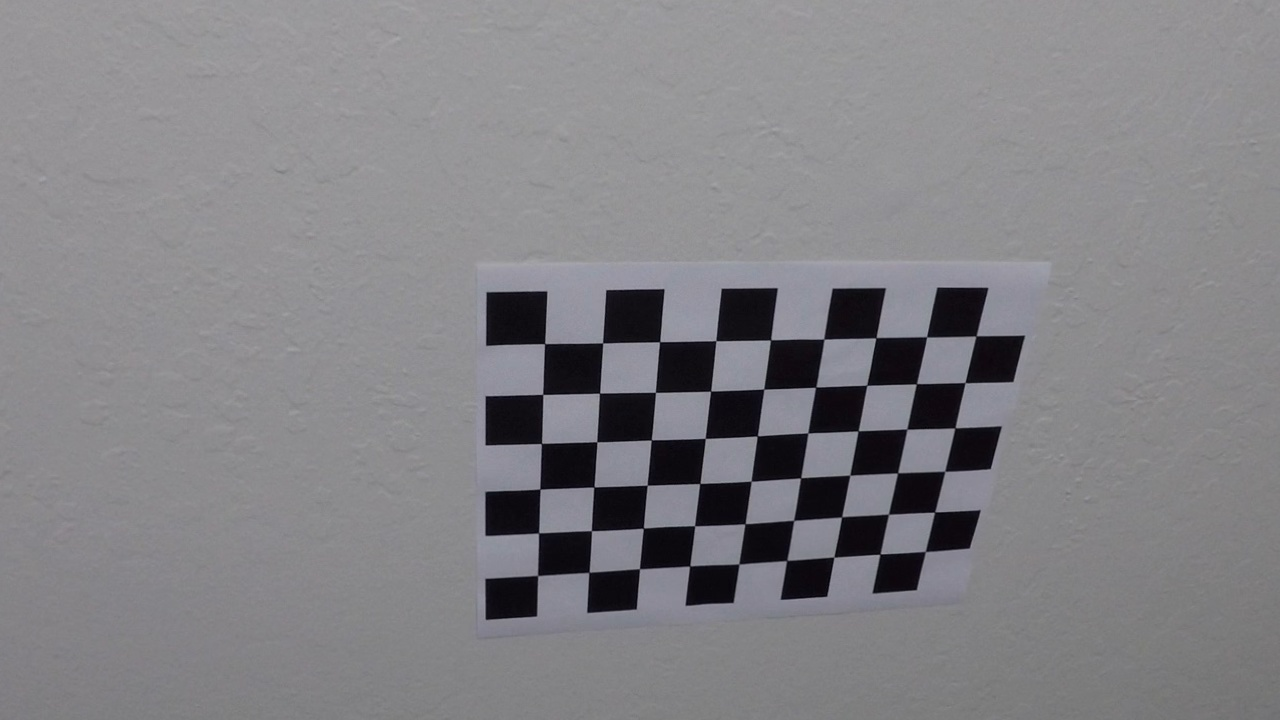
#> input picture camera_cal/calibration10_undist.jpg, 1280 x 720 px; its folder holds 4 pictures in this run
$ jupyter execute --allow-errors 'Advanced Lane Line Detection Project.ipynb'   (shell and % lines are left out)   (older library calls are emulated)
#> lines starting #> are read from the running program, lines starting #| are printed output that depends on the picture
# Advanced Lane Line Detection Project

This project is part of the Self Driving Car Engineer Nanodegree Programm of Udacity

[cell 1]
import numpy as np
import cv2
import matplotlib.pyplot as plt
import matplotlib.image as mpimg
import os
import pickle
from moviepy.editor import VideoFileClip
from IPython.display import HTML

[cell 2]
os.listdir("camera_cal/")

[cell 3]
cal_image_paths = ["camera_cal/"+file for file in os.listdir("camera_cal/") if file.endswith(".jpg")]
cal_images = [mpimg.imread(cal_image_path) for cal_image_path in cal_image_paths]
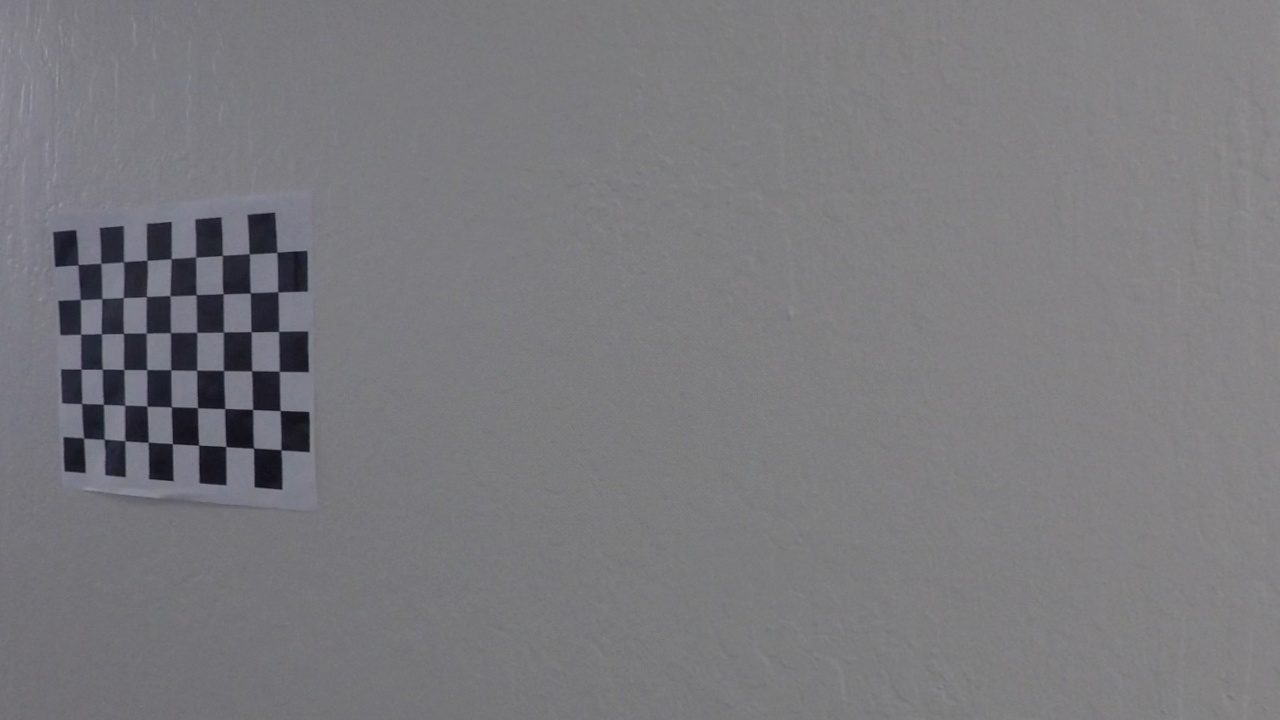
#> input picture camera_cal/calibration11_undist.jpg, 1280 x 720 px
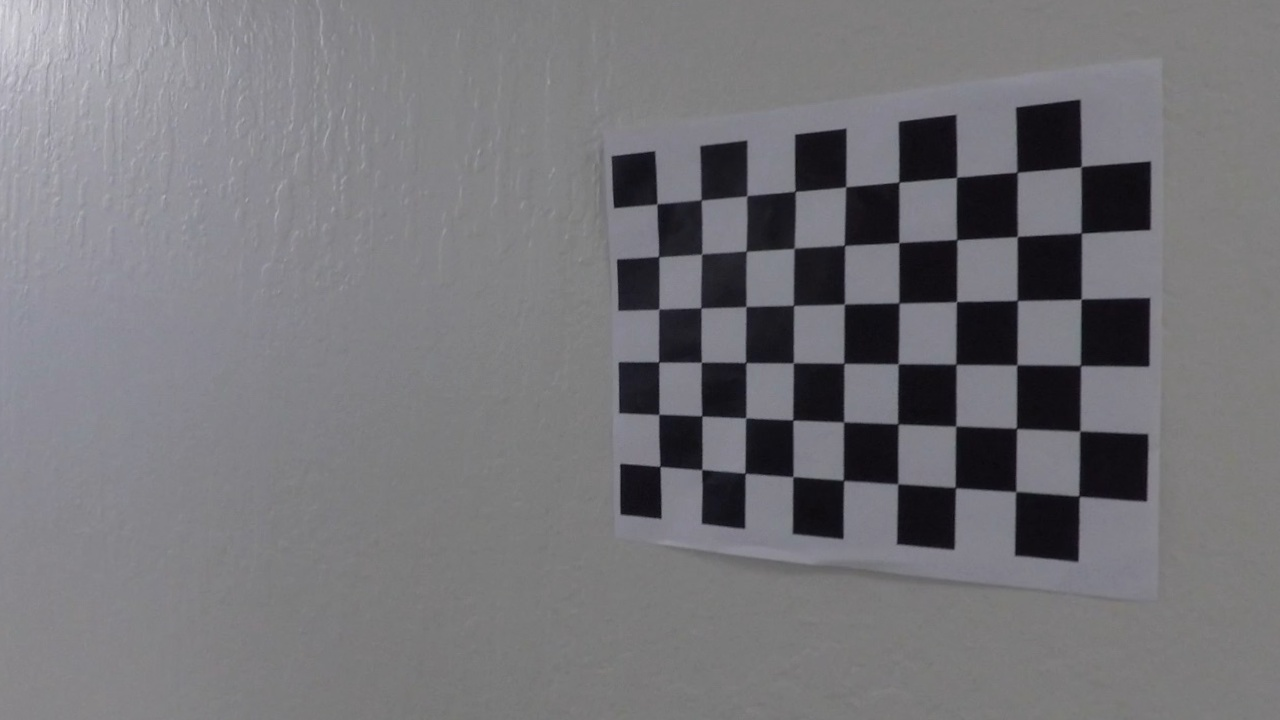
#> input picture camera_cal/calibration12_undist.jpg, 1280 x 720 px
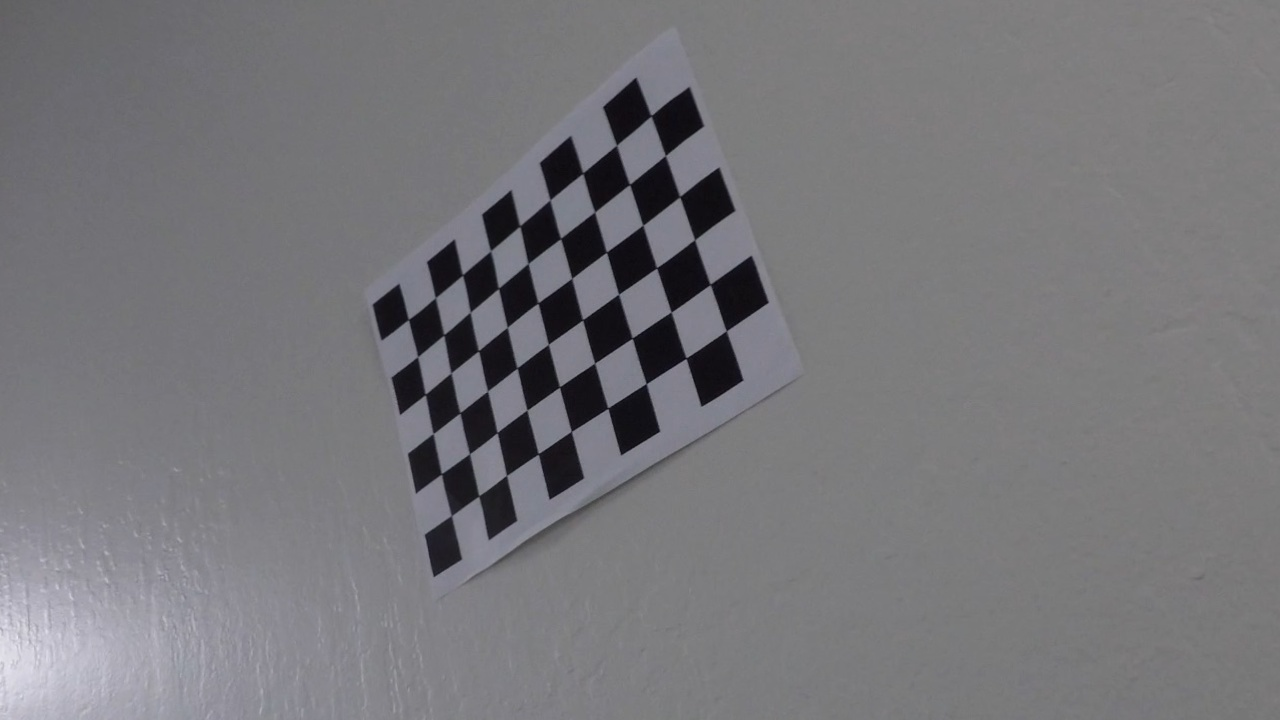
#> input picture camera_cal/calibration13_undist.jpg, 1280 x 720 px
#> cal_images = 4 items

[cell 4]
for cal_image in cal_images:
    print(cal_image.shape)
#> this loop made 4 passes
#| (720, 1280, 3)
#| (720, 1280, 3)
#| (720, 1280, 3)
#| (720, 1280, 3)

[cell 5]
plt.imshow(cal_images[0])
#> (this line was passed over: IPython is not available in this run)

[cell 6]
def grayscale_conversion(images):
    grays = []
    for image in images:
        grays.append(cv2.cvtColor(image, cv2.COLOR_RGB2GRAY))
    return grays

[cell 7]
def get_object_image_points(grays, nx, ny,):
    '''This function is used for camera calibration. The function prepares obect points
    which will be the (x, y, z) coordinates of the chessboard corners in the world.
    Assuming the chessboard is fixed on the (x, y) plane with z=0, the object points
    are the same for each calibration image. Thus, `objp` is just a replicated array of
    coordinates, and `objpoints` will be appended with a copy of it every time all chessboard corners
    are successfully detected in a test image.  `imgpoints` will be appended with the (x, y)
    pixel position of each of the corners in the image plane with each successful chessboard detection.
    This procedure is performed in `get_object_image_points` function, which takes a list of grayscale
    images and the number of x- and y- chessboard corners as inpout and returns the `objpoints` object and `
    imgpoints` image points.'''
    objpoints = []
    imgpoints = []

    objp = np.zeros((nx*ny, 3), np.float32)
    objp[:,:2] = np.mgrid[0:nx,0:ny].T.reshape(-1,2)

    for gray in grays:
        ret, corners = cv2.findChessboardCorners(gray, (nx, ny), None)

        # If found, draw corners
        if ret == True:
            # Draw and display the corners
            imgpoints.append(corners)
            objpoints.append(objp)
    return objpoints, imgpoints

[cell 8]
def create_calibration_coef(images, nx, ny):

    grays = grayscale_conversion(images)
    objpoints, imgpoints = get_object_image_points(images, nx, ny)
    ret, mtx, dist, rvecs, tvecs = cv2.calibrateCamera(objpoints, imgpoints, grays[0].shape[::-1], None, None)
    data = {
    'ret': ret,
    'mtx': mtx,
    'dist': dist,
    'rvecs': rvecs,
    'tvecs': tvecs
    }

    with open('camera_cal/calibration_data.p', 'wb') as f:
        # Pickle the 'data' dictionary using the highest protocol available.
        pickle.dump(data, f, pickle.HIGHEST_PROTOCOL)
    f.close()
    return ret, mtx, dist, rvecs, tvecs

[cell 9]
ret, mtx, dist, rvecs, tvecs = create_calibration_coef(cal_images, 9, 6)
#> the loop in grayscale_conversion, `for image in images:` made 4 passes
#> the loop in get_object_image_points, `for gray in grays:` made 4 passes
#> in create_calibration_coef, `ret, mtx, dist, rvecs, tvecs = cv2.calibrateCamera(objpoints, imgpoint..`: ret = 1.33; mtx = [[1140.1, 0, 753.5], [0, 1124.2, 370.2], [0, 0, 1]]; dist = [[-0.27, 0.509, -0.00749, 0.0239, -0.557]]; rvecs = ([0.493, -0.291, 0.0496], [0.0123, 0.324, -0.003], [0.0188, 0.59, 0.00694], [-0.325, 0.573, -0.434]); tvecs = ([-3.54, -0.446, 18.88], [-19.55, -2.93, 29.23], [-1.8, -3.17, 21.32], [-8.02, -1.17, 25.42])
#> ret = 1.33; dist = [[-0.27, 0.509, -0.00749, 0.0239, -0.557]]

[cell 10]
def undistor_images(images, path_names):
    '''This function takes a list of images and their file path and performs a undistotion
    on the images and stores them in the original location with the appendix "_undist"'''

    if os.path.exists('camera_cal/calibration_data.p'):
        with open('camera_cal/calibration_data.p', 'rb') as f:
            cal_data = pickle.load(f)
            f.close()
        mtx = cal_data["mtx"]
        dist = cal_data["dist"]
    else:
        ret, mtx, dist, rvecs, tvecs = create_calibration_coef(images, 9, 6)
    for img, path_name in zip(images, path_names):
        file_name = path_name.split(".")[0]
        file_type = path_name.split(".")[1]
        undist = cv2.undistort(img, mtx, dist, None, mtx)
        mpimg.imsave(file_name+"_undist."+file_type, undist)

[cell 11]
undistor_images(cal_images, cal_image_paths)
#> the loop in undistor_images, `for img, path_name in zip(images, path_names):` made 4 passes
#> (path_name, file_name) on passes 1 to 4: ('camera_cal/calibration10_undist.jpg', 'camera_cal/calibration10_undist'), ('camera_cal/calibration11_undist.jpg', 'camera_cal/calibration11_undist'), ('camera_cal/calibration12_undist.jpg', 'camera_cal/calibration12_undist'), ('camera_cal/calibration13_undist.jpg', 'camera_cal/calibration13_undist')
#> pass 2, in undistor_images, `undist = cv2.undistort(img, mtx, dist, None, mtx)`:
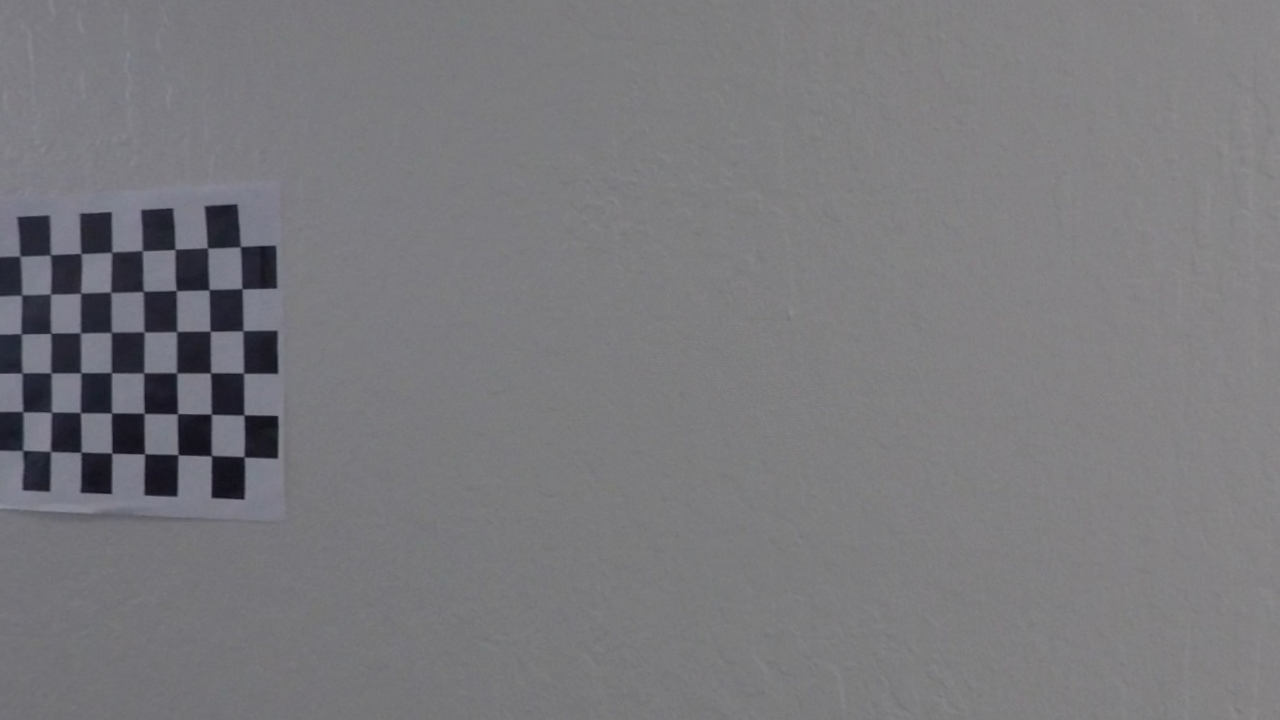
#> undist: shape (720, 1280, 3); mean R, G, B 121.5, 121, 124.5
